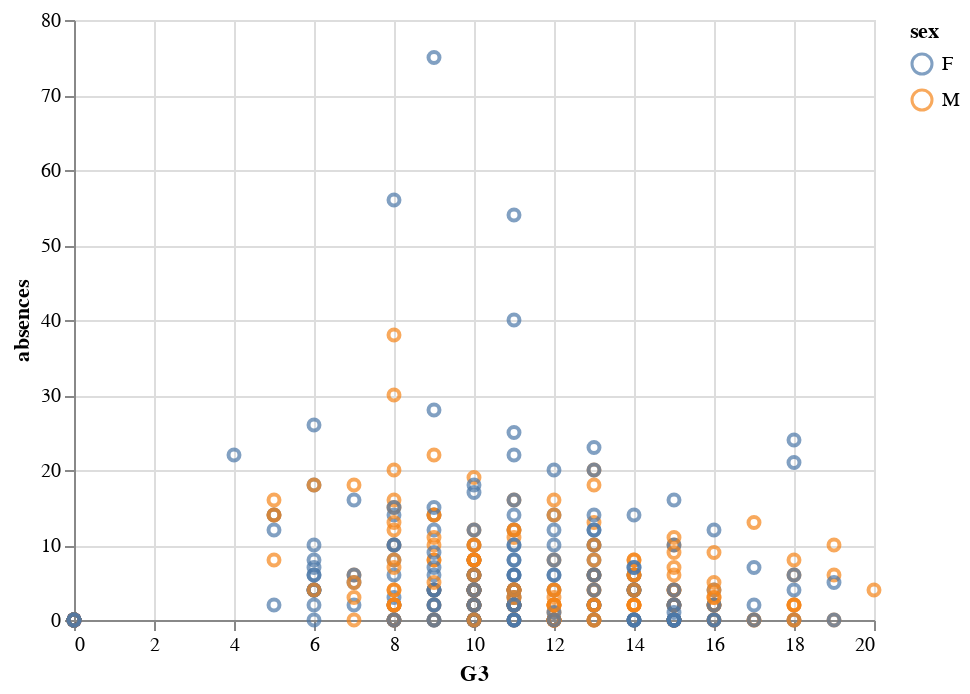

Here is the notebook cell this chart was saved with:
### Code cell
alt.Chart(data).mark_point().encode(
    x='G3',
    y='absences',
    color='sex',
)

### Figure 1 — Vega-Lite specification as saved in the notebook (floating-point values rounded to 4 significant figures; data arrays with more than 128 entries replaced by an {"elided": "..."} marker saying what was removed)
{"config": {"view": {"continuousWidth": 400, "continuousHeight": 300}}, "data": {"name": "data-e915ea558f4356374e17cc933ebec282"}, "mark": "point", "encoding": {"color": {"type": "nominal", "field": "sex"}, "x": {"type": "quantitative", "field": "G3"}, "y": {"type": "quantitative", "field": "absences"}}, "$schema": "https://vega.github.io/schema/vega-lite/v4.8.1.json", "datasets": {"data-e915ea558f4356374e17cc933ebec282": {"elided": "395 records"}}}
